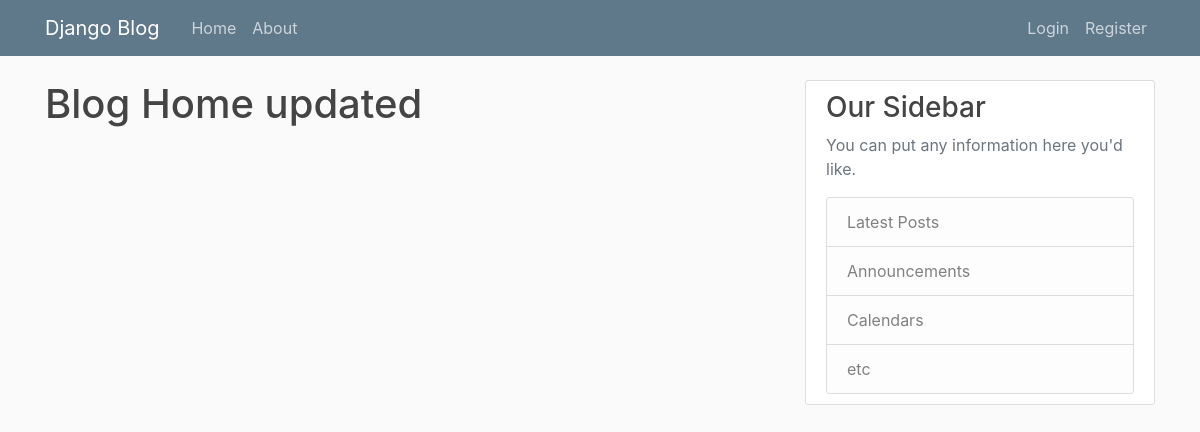
Before: / with the older database file.
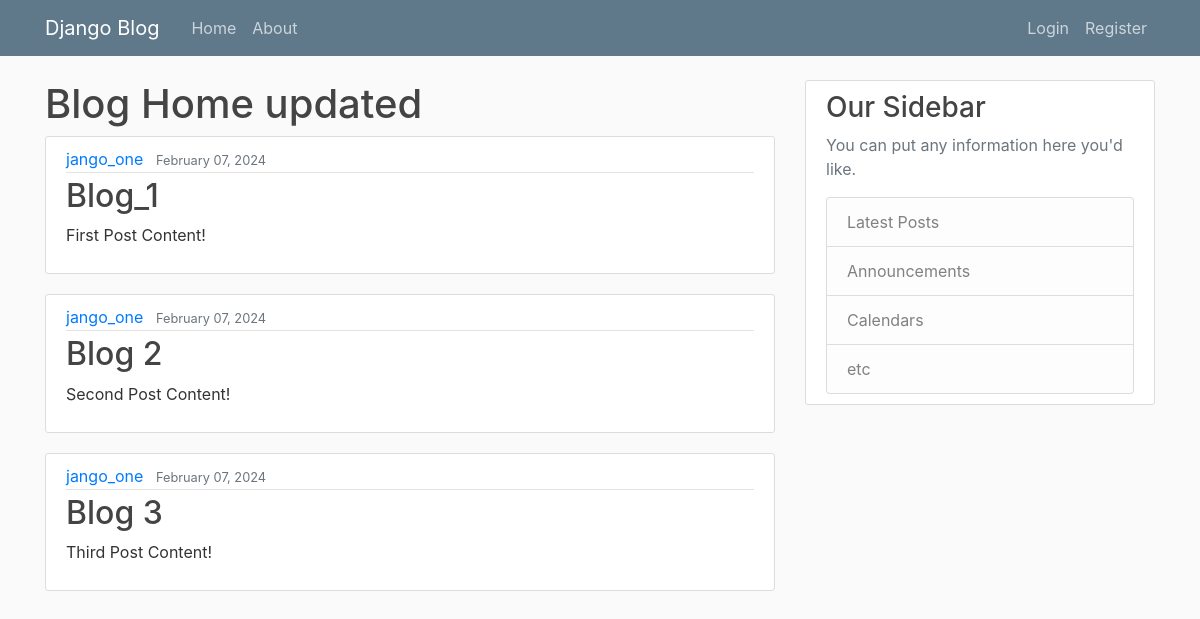
After: the same page with the newer database file.
### blog/models.py (models this page shows, shortened)
class Post(models.Model):
    title = models.CharField(max_length=100)
    content = models.TextField()
    date_posted = models.DateTimeField(default=timezone.now)
    author = models.ForeignKey(User, on_delete=models.CASCADE)

### blog/views.py (the view)
# urls.py: path("", views.home, name='blog-home'),
def home(request):
    context = {"posts": Post.objects.all()}
    return render(request, "blog/home.html", context)

### blog/templates/blog/home.html
{% extends "blog/base.html" %} {% block content %}
<h1>Blog Home updated</h1>
{% for post in posts%}
<article class="media content-section">
  <div class="media-body">
    <div class="article-metadata">
      <a class="mr-2" href="#">{{ post.author }}</a>
      <small class="text-muted">{{ post.date_posted|date:'F d, Y' }}</small>
    </div>
    <h2><a class="article-title" href="#">{{ post.title }}</a></h2>
    <p class="article-content">{{ post.content }}</p>
  </div>
</article>
{%endfor%} {% endblock content %}

### blog/templates/blog/base.html (shortened to what this page needs)
{% load static %}
<!DOCTYPE html>
<html>
  <head>
    <link
      rel="stylesheet"
      href="https://maxcdn.bootstrapcdn.com/bootstrap/4.0.0/css/bootstrap.min.css"
    />
    <link
      rel="stylesheet"
      type="text/css"
      href="{% static 'blog/main.css' %}"
    />
  </head>
  <body>
    <header class="site-header">
      <nav class="navbar navbar-expand-md navbar-dark bg-steel fixed-top">
        <div class="container">
          <a class="navbar-brand mr-4" href="{% url 'blog-home' %}"
            >Django Blog</a
          >
          <div class="collapse navbar-collapse" id="navbarToggle">
            <div class="navbar-nav mr-auto">
              <a class="nav-item nav-link" href="{% url 'blog-home' %}">Home</a>
              <a class="nav-item nav-link" href="{% url 'blog-about' %}"
                >About</a
              >
            </div>
            <div class="navbar-nav">
              <a class="nav-item nav-link" href="#">Login</a>
              <a class="nav-item nav-link" href="#">Register</a>
            </div>
          </div>
        </div>
      </nav>
    </header>
    <main role="main" class="container">
      <div class="row">
        <div class="col-md-8">{% block content %}{% endblock %}</div>
        <div class="col-md-4">
          <div class="content-section">
            <h3>Our Sidebar</h3>
            <p class="text-muted">
              You can put any information here you'd like.
            </p>
            <ul class="list-group">
              <li class="list-group-item list-group-item-light">
                Latest Posts
              </li>
              <li class="list-group-item list-group-item-light">
                Announcements
              </li>
              <li class="list-group-item list-group-item-light">Calendars</li>
              <li class="list-group-item list-group-item-light">etc</li>
            </ul>
          </div>
        </div>
      </div>
    </main>
  </body>
</html>

### blog/static/blog/main.css (style rules this page uses)
body { background: #fafafa; color: #333333; margin-top: 5rem; }
h1, h2, h3, h4, h5, h6 { color: #444444; }
ul { margin: 0; }
.bg-steel { background-color: #5f788a; }
.site-header .navbar-nav .nav-link { color: #cbd5db; }
.content-section { background: #ffffff; padding: 10px 20px; border: 1px solid #dddddd; border-radius: 3px; margin-bottom: 20px; }
.article-title { color: #444444; }
.article-content { white-space: pre-line; }
.article-metadata { padding-bottom: 1px; margin-bottom: 4px; border-bottom: 1px solid #e3e3e3 }

Changed rows visible on the page:
added Post: author "jango_one", date_posted "February 07, 2024", title "Blog_1", content "First Post Content!"
added Post: author "jango_one", date_posted "February 07, 2024", title "Blog 2", content "Second Post Content!"
added Post: author "jango_one", date_posted "February 07, 2024", title "Blog 3", content "Third Post Content!"
